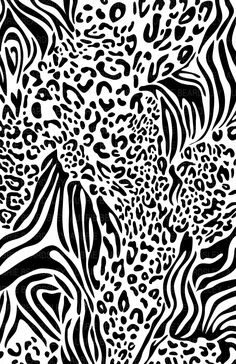
#> input picture particle.jpg, 236 x 364 px
$ python Hafta-5-goruntuYumusatma.py
#> lines starting #> are read from the running program, lines starting #| are printed output that depends on the picture
import cv2
from matplotlib import pyplot, pyplot as plt

imgOrijinal = cv2.imread("particle.jpg", cv2.IMREAD_GRAYSCALE)
#> imgOrijinal is the input picture: shape (364, 236); min 0, max 255, mean 136.5
imgMean = cv2.blur(imgOrijinal, (10, 10))
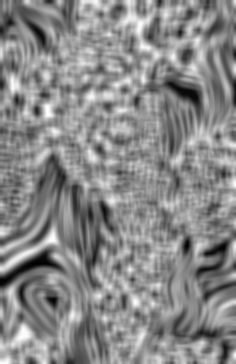
#> imgMean: shape (364, 236); min 1, max 253, mean 136.4
imgMedian = cv2.medianBlur(imgOrijinal, 5)
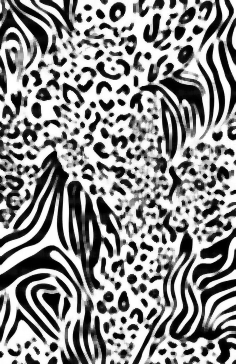
#> imgMedian: shape (364, 236); min 0, max 255, mean 141.6

cv2.imshow("EKRANIM-1", imgOrijinal)
cv2.imshow("EKRANIM-2", imgMean)
cv2.imshow("EKRANIM-3", imgMedian)
cv2.waitKey(0)
cv2.destroyAllWindows()

$ run again, with beyinTumoru.jpg copied over particle.jpg
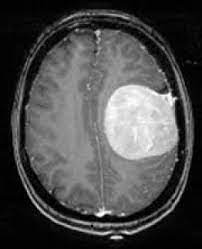
#> input picture beyinTumoru.jpg, 202 x 249 px
#> imgOrijinal is the input picture: shape (249, 202); min 0, max 255, mean 75.9
#> `imgMean = cv2.blur(imgOrijinal, (10, 10))`:
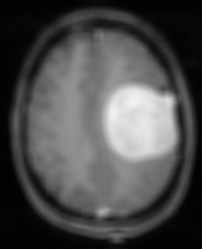
#> imgMean: shape (249, 202); min 1, max 243, mean 75.9
#> `imgMedian = cv2.medianBlur(imgOrijinal, 5)`:
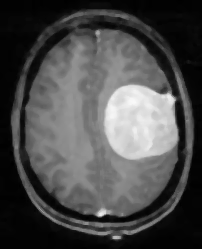
#> imgMedian: shape (249, 202); min 0, max 249, mean 75

$ run again, with kameraman.jpg copied over particle.jpg
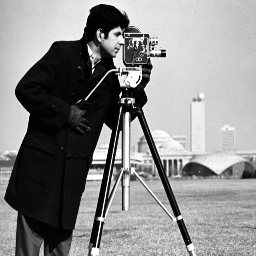
#> input picture kameraman.jpg, 256 x 256 px
#> imgOrijinal is the input picture: shape (256, 256); min 0, max 255, mean 138.5
#> `imgMean = cv2.blur(imgOrijinal, (10, 10))`:
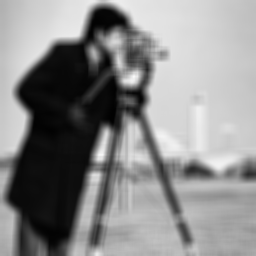
#> imgMean: shape (256, 256); min 1, max 248, mean 138.6
#> `imgMedian = cv2.medianBlur(imgOrijinal, 5)`:
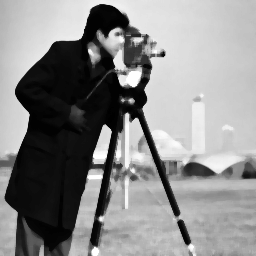
#> imgMedian: shape (256, 256); min 0, max 255, mean 137.8
